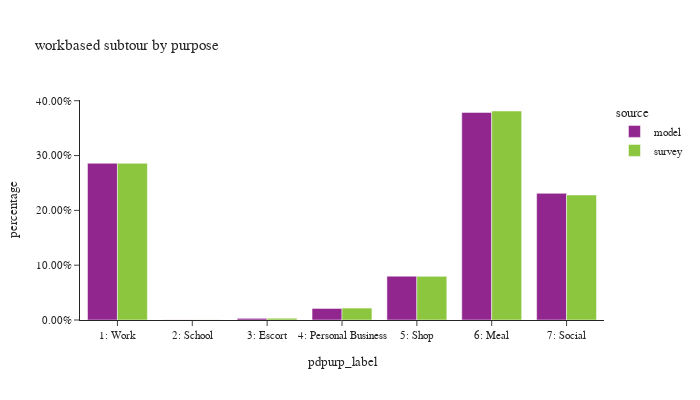

Here is the notebook cell this chart was saved with:
### Markdown cell above
## workbased subtour by purpose

### Code cell
df_plot = wk_base_subtour.groupby(['source','pdpurp_label']).agg(
    total=pd.NamedAgg(column="toexpfac", aggfunc="sum"),
    sample_size=pd.NamedAgg(column="toexpfac", aggfunc="size")).reset_index()
df_plot['percentage'] = df_plot.groupby(['source'], group_keys=False)['total']. \
    apply(lambda x: x / float(x.sum()))


fig = px.bar(df_plot.sort_values(by=['source']), x="pdpurp_label", y="percentage", color="source",
             barmode="group",hover_data=['total','sample_size'],title="workbased subtour by purpose")
fig.update_layout(height=400, width=700, font=dict(size=11),
                  yaxis=dict(tickformat=".2%"))
fig.show()

### Figure 1 — Plotly figure (JSON) as saved in the notebook; plotly's stock layout.template omitted (floating-point values rounded to 4 significant figures)
{"data": [{"alignmentgroup": "True", "customdata": [[42770.0, 42770.0], [27.0, 27.0], [454.0, 454.0], [3150.0, 3150.0], [11960.0, 11960.0], [56640.0, 56640.0], [34570.0, 34570.0]], "hovertemplate": "source=model<br>pdpurp_label=%{x}<br>percentage=%{y}<br>total=%{customdata[0]}<br>sample_size=%{customdata[1]}<extra></extra>", "legendgroup": "model", "marker": {"color": "#91268F", "pattern": {"shape": ""}}, "name": "model", "offsetgroup": "model", "orientation": "v", "showlegend": true, "textposition": "auto", "type": "bar", "x": ["1: Work", "2: School", "3: Escort", "4: Personal Business", "5: Shop", "6: Meal", "7: Social"], "xaxis": "x", "y": [0.286, 0.0001805, 0.003035, 0.02106, 0.07998, 0.3787, 0.2311], "yaxis": "y"}, {"alignmentgroup": "True", "customdata": [[37680.0, 82.0], [28.9, 1.0], [425.4, 5.0], [2871.0, 11.0], [10490.0, 21.0], [50250.0, 117.0], [30060.0, 38.0]], "hovertemplate": "source=survey<br>pdpurp_label=%{x}<br>percentage=%{y}<br>total=%{customdata[0]}<br>sample_size=%{customdata[1]}<extra></extra>", "legendgroup": "survey", "marker": {"color": "#8CC63E", "pattern": {"shape": ""}}, "name": "survey", "offsetgroup": "survey", "orientation": "v", "showlegend": true, "textposition": "auto", "type": "bar", "x": ["1: Work", "2: School", "3: Escort", "4: Personal Business", "5: Shop", "6: Meal", "7: Social"], "xaxis": "x", "y": [0.2859, 0.0002192, 0.003228, 0.02178, 0.0796, 0.3813, 0.228], "yaxis": "y"}], "layout": {"barmode": "group", "font": {"size": 11}, "height": 400, "legend": {"title": {"text": "source"}, "tracegroupgap": 0}, "title": {"text": "workbased subtour by purpose"}, "width": 700, "xaxis": {"anchor": "y", "domain": [0.0, 1.0], "title": {"text": "pdpurp_label"}}, "yaxis": {"anchor": "x", "domain": [0.0, 1.0], "tickformat": ".2%", "title": {"text": "percentage"}}}}
